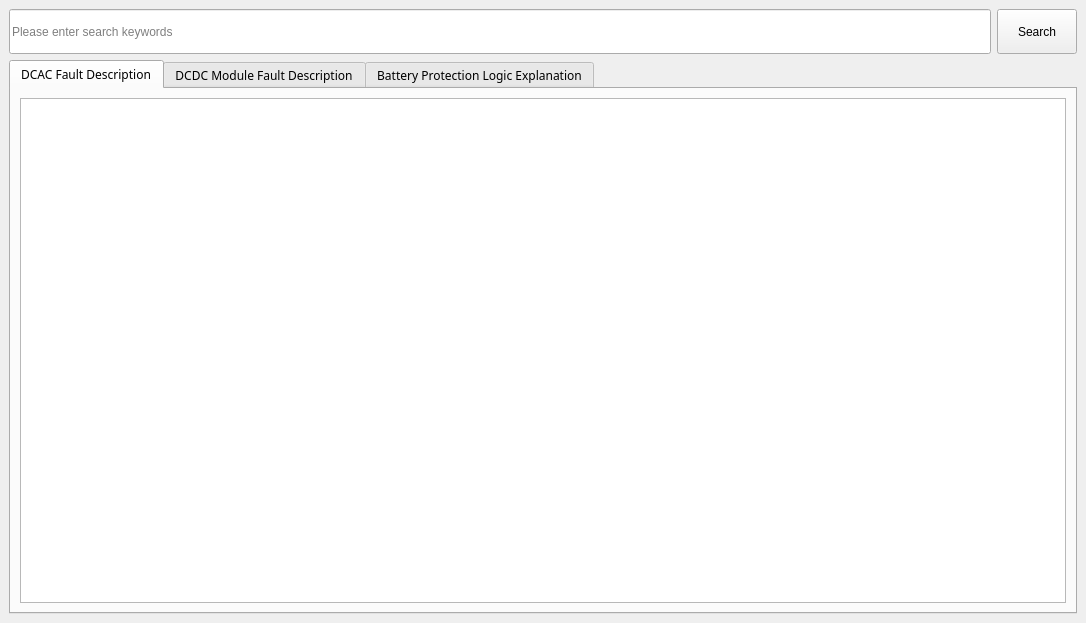
<?xml version="1.0" encoding="UTF-8"?>
<ui version="4.0">
 <class>FaultTableInterface</class>
 <widget class="QMainWindow" name="FaultTableInterface">
  <property name="geometry">
   <rect>
    <x>0</x>
    <y>0</y>
    <width>1086</width>
    <height>623</height>
   </rect>
  </property>
  <property name="windowTitle">
   <string>Fault description</string>
  </property>
  <widget class="QWidget" name="centralwidget">
   <layout class="QGridLayout" name="gridLayout_2">
    <item row="0" column="0">
     <layout class="QVBoxLayout" name="verticalLayout_2">
      <item>
       <layout class="QHBoxLayout" name="horizontalLayout">
        <item>
         <widget class="QLineEdit" name="search_le">
          <property name="minimumSize">
           <size>
            <width>0</width>
            <height>45</height>
           </size>
          </property>
          <property name="placeholderText">
           <string>Please enter search keywords</string>
          </property>
         </widget>
        </item>
        <item>
         <widget class="QPushButton" name="Search_btn">
          <property name="minimumSize">
           <size>
            <width>0</width>
            <height>45</height>
           </size>
          </property>
          <property name="text">
           <string>Search</string>
          </property>
         </widget>
        </item>
       </layout>
      </item>
      <item>
       <widget class="QTabWidget" name="tabWidget">
        <property name="font">
         <font>
          <family>宋体</family>
         </font>
        </property>
        <property name="currentIndex">
         <number>0</number>
        </property>
        <widget class="QWidget" name="tab_3">
         <attribute name="title">
          <string>DCAC Fault Description</string>
         </attribute>
         <layout class="QGridLayout" name="gridLayout">
          <item row="0" column="0">
           <widget class="QTableWidget" name="tableWidget">
            <property name="textElideMode">
             <enum>Qt::ElideRight</enum>
            </property>
           </widget>
          </item>
         </layout>
        </widget>
        <widget class="QWidget" name="tab_4">
         <attribute name="title">
          <string>DCDC Module Fault Description</string>
         </attribute>
         <layout class="QGridLayout" name="gridLayout_3">
          <item row="0" column="0">
           <widget class="QTableWidget" name="tableWidget_2"/>
          </item>
         </layout>
        </widget>
        <widget class="QWidget" name="tab">
         <attribute name="title">
          <string>Battery Protection Logic Explanation</string>
         </attribute>
         <layout class="QGridLayout" name="gridLayout_4">
          <item row="0" column="0">
           <layout class="QVBoxLayout" name="verticalLayout">
            <item>
             <widget class="QPlainTextEdit" name="plainTextEdit">
              <property name="font">
               <font>
                <family>宋体</family>
                <pointsize>15</pointsize>
               </font>
              </property>
              <property name="readOnly">
               <bool>true</bool>
              </property>
              <property name="plainText">
               <string>Battery Cut-off Voltage Protection Logic Explanation for Grid-on and grid-off modes:

Grid-on mode:
  When the battery discharges to the cut-off voltage minus 5V (e.g., if the cut-off voltage is 500V, discharge stops at 495V), an alarm &quot;Discharge Not Allowed&quot; will be triggered, and the DCAC converter output power will drop to 0.
  The &quot;Discharge Not Allowed&quot; alarm will be cleared when the battery voltage is greater than the discharge cut-off voltage plus the discharge hysteresis voltage or when the mode is changed to charging.
  When the battery is charged to the upper limit of the charging voltage, an alarm &quot;Charging Not Allowed&quot; will be triggered. If the DCAC is in charging mode, the charging power will drop to 0. If the DCAC is in discharge mode, it will not be affected.
  The &quot;Charging Not Allowed&quot; alarm will be cleared when the battery voltage is lower than the upper limit of the charging voltage minus the charging hysteresis voltage or when it is in discharge mode.

Grid-off mode:
  When the battery discharges to the cut-off voltage minus 5V (e.g., if the cut-off voltage is 500V, discharge stops at 495V), an alarm &quot;Discharge Not Allowed&quot; will be triggered, and the DCAC converter will shut down. The &quot;Discharge Not Allowed&quot; alarm will be cleared when the battery voltage is greater than the discharge cut-off voltage plus the discharge hysteresis voltage. If there is no shutdown command, the system will resume operation.
  When the battery is charged to the upper limit of the charging voltage, an alarm &quot;Charging Not Allowed&quot; will be triggered. If the DCAC is in charging mode or in grid-off discharge mode, it will not be affected.
  The &quot;Charging Not Allowed&quot; alarm will be cleared when the battery voltage is lower than the upper limit of the charging voltage minus the charging hysteresis voltage.</string>
              </property>
              <property name="textInteractionFlags">
               <set>Qt::NoTextInteraction</set>
              </property>
             </widget>
            </item>
           </layout>
          </item>
         </layout>
        </widget>
       </widget>
      </item>
     </layout>
    </item>
   </layout>
  </widget>
 </widget>
 <resources/>
 <connections/>
</ui>
